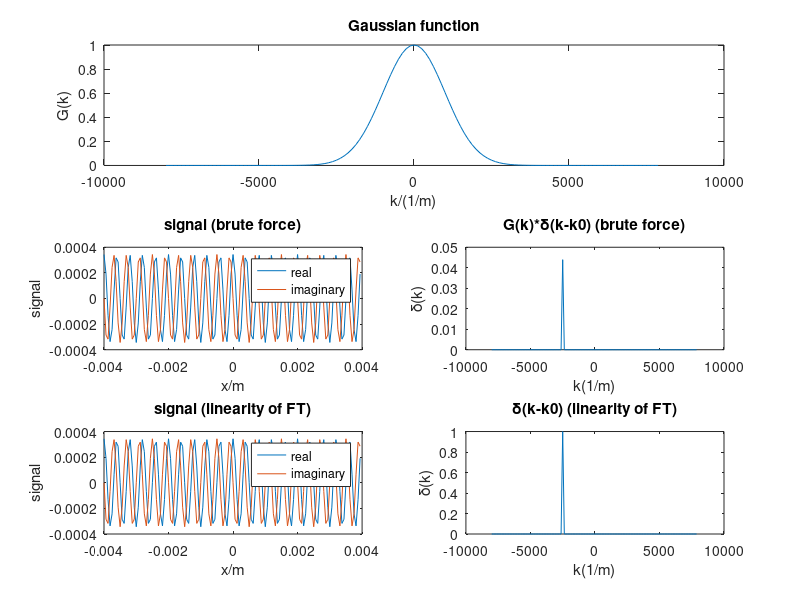

Recreate this plot in MATLAB.
clear all 
close all

h=figure;
set(h, 'Units', 'Normalized', 'OuterPosition', [0 0 1 1]);

%Defining the gaussian function G(k)
k=linspace(-8000,8000-125,128);
for i = 1:128
    Gk = exp(-(k.^2)./(2.*(1000.^2)));
end
subplot(3,2,1:2)
plot(k,Gk)
xlabel('k/(1/m)')
ylabel('G(k)')
title('Gaussian function')

k0=-2500;
index=(k0./125)+65;

%Brute force
delta_k=zeros(1,128);
Gk_del=zeros(1,128);
delta_k(index)=1;
Gk_del(index)=Gk(index).*delta_k(index);
x=linspace(-0.004,0.004-(2.*(0.004./128)),128);
brute_sig=ifftshift(ifft(fftshift(Gk_del)));
subplot(3,2,3)
plot(x,real(brute_sig))
hold on
plot(x,imag(brute_sig))
legend('real','imaginary')
xlabel('x/m')
ylabel('signal')
title('signal (brute force)')
subplot(3,2,4)
plot(k,Gk_del)
ylabel('\delta(k)')
xlabel('k(1/m)')
title('G(k)*\delta(k-k0) (brute force)')

%Linearity of fourier transform idea
delta_k1=zeros(1,128);
delta_k1(index)=1;
linearity_sig=ifftshift(ifft(fftshift(delta_k1)));
for i = 1:128
    linearity_sig(i)=Gk(index).*linearity_sig(i);
end
subplot(3,2,5)
plot(x,real(linearity_sig))
hold on
plot(x,imag(linearity_sig))
legend('real','imaginary')
xlabel('x/m')
ylabel('signal')
title('signal (linearity of FT)')
subplot(3,2,6)
plot(k,delta_k1)
ylabel('\delta(k)')
xlabel('k(1/m)')
title('\delta(k-k0) (linearity of FT)')





% %Defining delta(k-k0)
% delta_k=zeros(1,128);
% delta_k(65:65)=1;
% 
% %Defining G(k)delta(k-k0)
% G_k_delta=zeros(1,128);
% for i = 1:128
%     G_k_delta(i)=Gk(i).*delta_k(i);
% end
% 
% %Defining G(k0)
% %2D because G(k0) is the gaussian graph centred at each of the 128 values
% %of k.
% Gk0=zeros(128);
% for i = 1:128
%     k0(i)=k(i);
%     for p = 1:128
%         Gk0(i,p) = exp((-(k(p)-k0(i)).^2)./(2.*(1000.^2)));
%     end
% end
% 
% %Defining G(k0)delta(k-k0)  
% %The value of g(k0) is the peak for each value of k0
% G_k0_delta=zeros(1,128);
% for i = 1:128
%     G_k0_delta(i)=Gk0(i,i).*delta_k(i);
% end